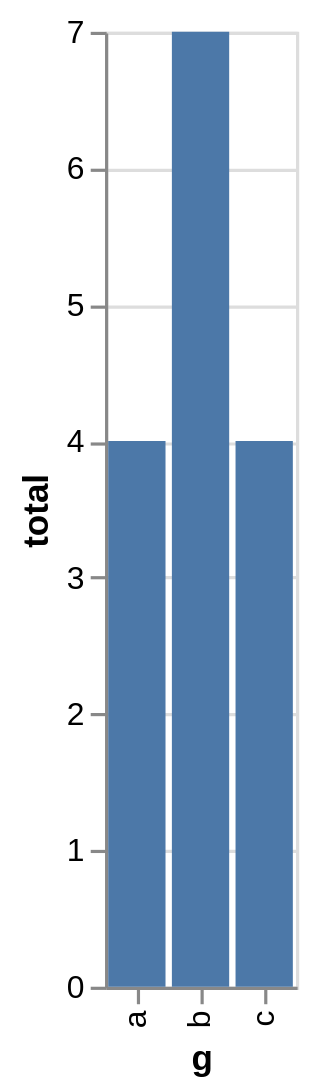

Source (Vega-Lite JSON):
### Vega-Lite specification from a JSON file in a GitHub repository (floating-point values rounded to 4 significant figures)
{"$schema": "https://vega.github.io/schema/vega-lite/v6.json", "data": {"values": [{"g": "a", "v": 1, "w": "x"}, {"g": "b", "v": 2, "w": "y"}, {"g": "a", "v": 3, "w": "z"}, {"g": "c", "v": 4, "w": "x"}, {"g": "b", "v": 5, "w": "y"}]}, "transform": [{"aggregate": [{"op": "values", "as": "rows"}, {"op": "sum", "field": "v", "as": "total"}], "groupby": ["g"]}], "mark": "bar", "encoding": {"x": {"field": "g", "type": "nominal"}, "y": {"field": "total", "type": "quantitative"}, "detail": {"field": "w", "type": "nominal"}, "tooltip": {"field": "rows", "type": "nominal"}}}
